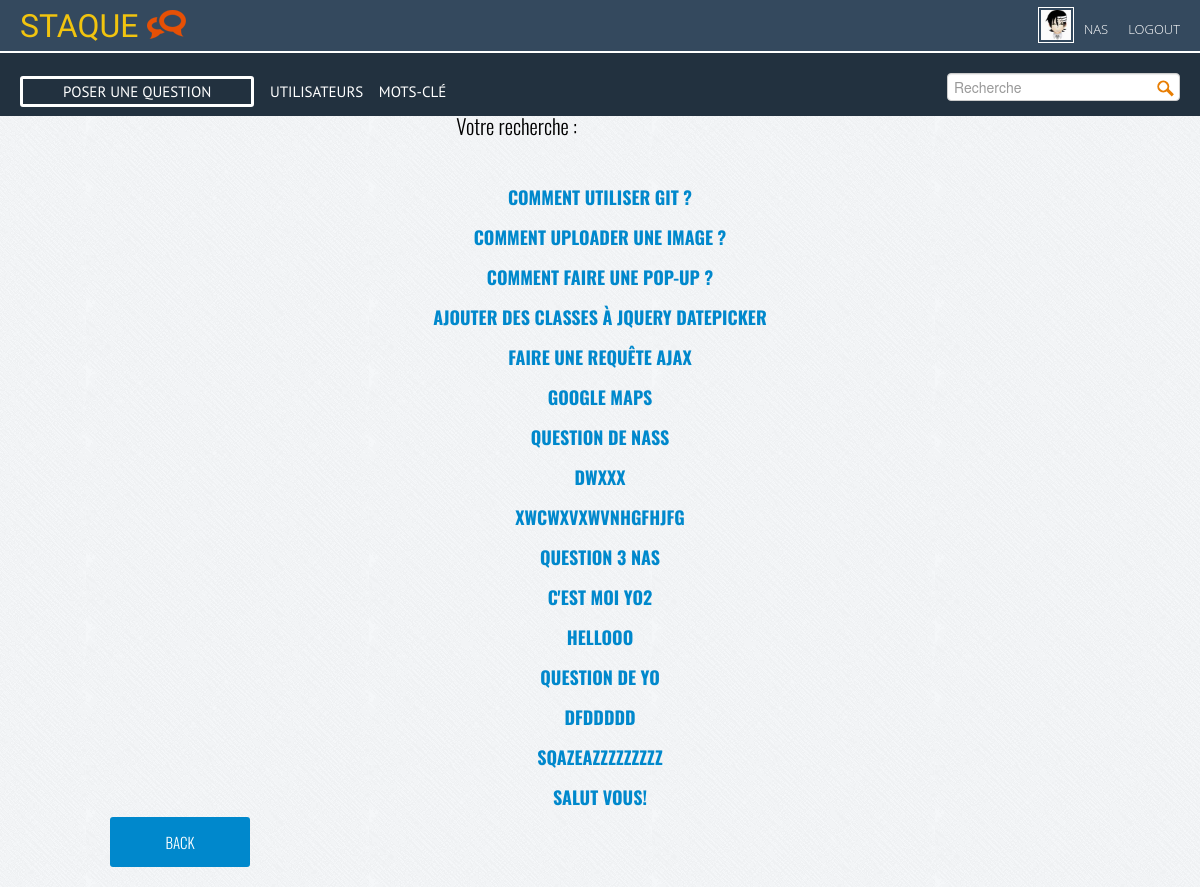
/recherche.php (signed in), run on the app's committed database.
### tables this page shows
CREATE TABLE IF NOT EXISTS `question` (
  `id` int(11) NOT NULL AUTO_INCREMENT,
  `title` varchar(250) NOT NULL,
  `content` text NOT NULL,
  `tags` varchar(255) NOT NULL,
  `user_id` int(11) NOT NULL,
  `dateCreated` datetime NOT NULL,
  `dateModified` datetime NOT NULL,
  `vues` int(11) NOT NULL,
  `points` int(11) NOT NULL,
  PRIMARY KEY (`id`)
);

### recherche.php (the view, shortened to what this page needs)
 <?php
 	include("db.php");
	include("inc/header.php");
	include("inc/nav.php");
	$recherche="";
	echo"Votre recherche :"." ".($recherche);
	echo"<br/>";
	$sql = "SELECT title,question.id FROM question
				WHERE tags LIKE '%$recherche%'";
			$stmt = $dbh->prepare($sql);
			$stmt->execute();
			$questions_tag = $stmt->fetchAll();
?>
<section class="container">
	<?php foreach($questions_tag as $question_tag){ ?>
		<h3>
			<a href="detail_question.php?id=<?= $question_tag['id'];?>"   id="lien_question" title=""><?php echo $question_tag['title']; ?></a>
		</h3>
	<?php } ?>
	<a href="index.php" id="back">back</a>
</section>
<?php
include("inc/footer.php");
?>

### css/style.css (style rules this page uses)
html, body, div, span, applet, object, iframe, h1, h2, h3, h4, h5, h6, p, blockquote, pre, a, abbr, acronym, address, big, cite, code, del, dfn, em, img, ins, kbd, q, s, samp, small, strike, strong, sub, sup, tt, var, b, u, i, center, dl, dt, dd, ol, ul, li, fieldset, form, label, legend, table, caption, tbody, tfoot, thead, tr, th, td, article, aside, canvas, details, embed, figure, figcaption, footer, header, hgroup, menu, nav, output, ruby, section, summary, time, mark, audio, video { margin: 0; padding: 0; border: 0; font-size: 100%; vertical-align: baseline; }
article, aside, details, figcaption, figure, footer, header, hgroup, menu, nav, section { display: block; }
body { line-height: 1; }
body { font: 300 1.3rem/1.3rem Oswald; color: #000; background: url(../img/fond.png) scroll repeat 0 0 #f3f2f2; }
h3 { text-transform: uppercase; font-size: 18px; text-align: center; }
.container { width: 980px; zoom: 1; margin: 0 auto; padding: 20px; margin-top: 20px; }
#back, .edit, .delete { width: 100px; height: 50px; line-height: 50px; text-transform: uppercase; font-size: 15px; text-align: center; background-color: #0088cc; color: #fff; border: none; display: block; border-radius: 3px; padding: 0 20px; clear: both; }

### data on the page
question: title "COMMENT UTILISER GIT ?"
question: title "COMMENT UPLOADER UNE IMAGE ?"
question: title "COMMENT FAIRE UNE POP-UP ?"
question: title "AJOUTER DES CLASSES À JQUERY DATEPICKER"
question: title "FAIRE UNE REQUÊTE AJAX"
question: title "GOOGLE MAPS"
question: title "QUESTION DE NASS"
question: title "DWXXX"
question: title "XWCWXVXWVNHGFHJFG"
question: title "QUESTION 3 NAS"
question: title "C'EST MOI YO2"
question: title "HELLOOO"
question: title "QUESTION DE YO"
question: title "DFDDDDD"
question: title "SQAZEAZZZZZZZZZ"
question: title "SALUT VOUS!"

### other printed values
$_SESSION['user']['pseudo'] "NAS"
